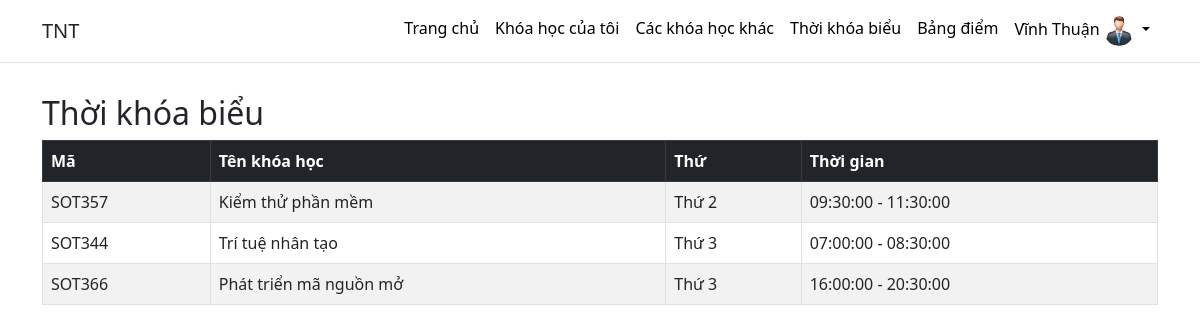
The app's page /student/schedule.php (signed in), older data.
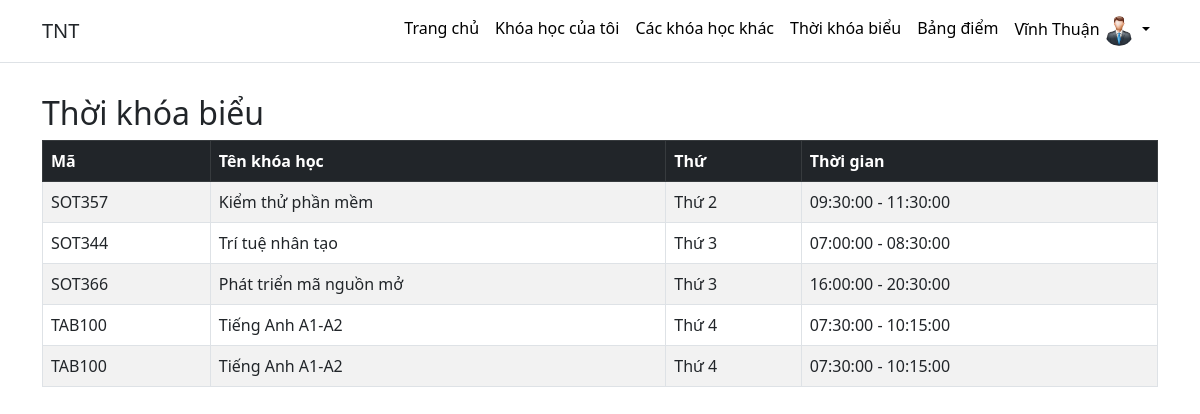
The same page, newer data.
### tables this page shows
CREATE TABLE `course` (
  `course_id` int(11) NOT NULL,
  `course_background` varchar(255) DEFAULT NULL,
  `course_code` varchar(10) NOT NULL,
  `course_name` varchar(255) NOT NULL,
  `course_description` text NOT NULL,
  `teacher_id` bigint(20) NOT NULL,
  `start_date` date NOT NULL,
  `end_date` date NOT NULL,
  `status` char(1) NOT NULL,
  `price` decimal(10,2) NOT NULL DEFAULT 0.00
);

CREATE TABLE `course_schedule` (
  `course_schedule_id` int(11) NOT NULL,
  `course_id` int(11) NOT NULL,
  `day_of_week` varchar(1) NOT NULL,
  `start_time` time NOT NULL,
  `end_time` time NOT NULL
);

### student/schedule.php (the view, shortened to what this page needs)
<?php
include('layout.php');
include_once('../config/connect.php');
if (isset($_SESSION['full_name']))
{
    $user_id = $_SESSION['user_id'];
    $sql = "SELECT * FROM course co
    INNER JOIN course_member cm ON co.course_id = cm.course_id
    INNER JOIN course_schedule cs ON co.course_id = cs.course_id
    WHERE student_id = $user_id
    ORDER BY
        CASE
            WHEN cs.day_of_week = '2' THEN 1
            WHEN cs.day_of_week = '3' THEN 2
            WHEN cs.day_of_week = '4' THEN 3
            WHEN cs.day_of_week = '5' THEN 4
            WHEN cs.day_of_week = '6' THEN 5
            WHEN cs.day_of_week = '7' THEN 6
            WHEN cs.day_of_week = '8' THEN 7
            ELSE 8
        END,
        cs.start_time";
    $result = mysqli_query($dbconnect, $sql);
}
?>
<!DOCTYPE html>
<html lang="en">
<head>
    <link rel="stylesheet" href="https://cdn.jsdelivr.net/npm/bootstrap@5.3.0/dist/css/bootstrap.min.css">
</head>
<body>
    <div class="container mt-4">
        <h2>Thời khóa biểu</h2>
        <table class="table table-bordered table-striped table-hover">
            <thead class="table-dark">
                <tr>
                    <th scope="col">Mã</th>
                    <th scope="col">Tên khóa học</th>
                    <th scope="col">Thứ</th>
                    <th scope="col">Thời gian</th>
                </tr>
            </thead>
            <tbody>
            <?php
            while ($row = mysqli_fetch_array($result)) {
            ?>
                <tr>
                    <td><?php echo $row['course_code']; ?></td>
                    <td><?php echo $row['course_name']; ?></td>
                    <td>Thứ <?php echo $row['day_of_week']; ?></td>
                    <td><?php echo $row['start_time']; ?> - <?php echo $row['end_time']; ?></td>
                </tr>
            <?php
            }
            ?>
            </tbody>
        </table>
    </div>
</body>
</html>

Row changes from the older to the newer data that the page shows:
now on this page (row edited): course: course_code "TAB100", course_name "Tiếng Anh A1-A2", course_schedule.day_of_week "4", course_schedule.start_time "07:30:00", course_schedule.end_time "10:15:00"
